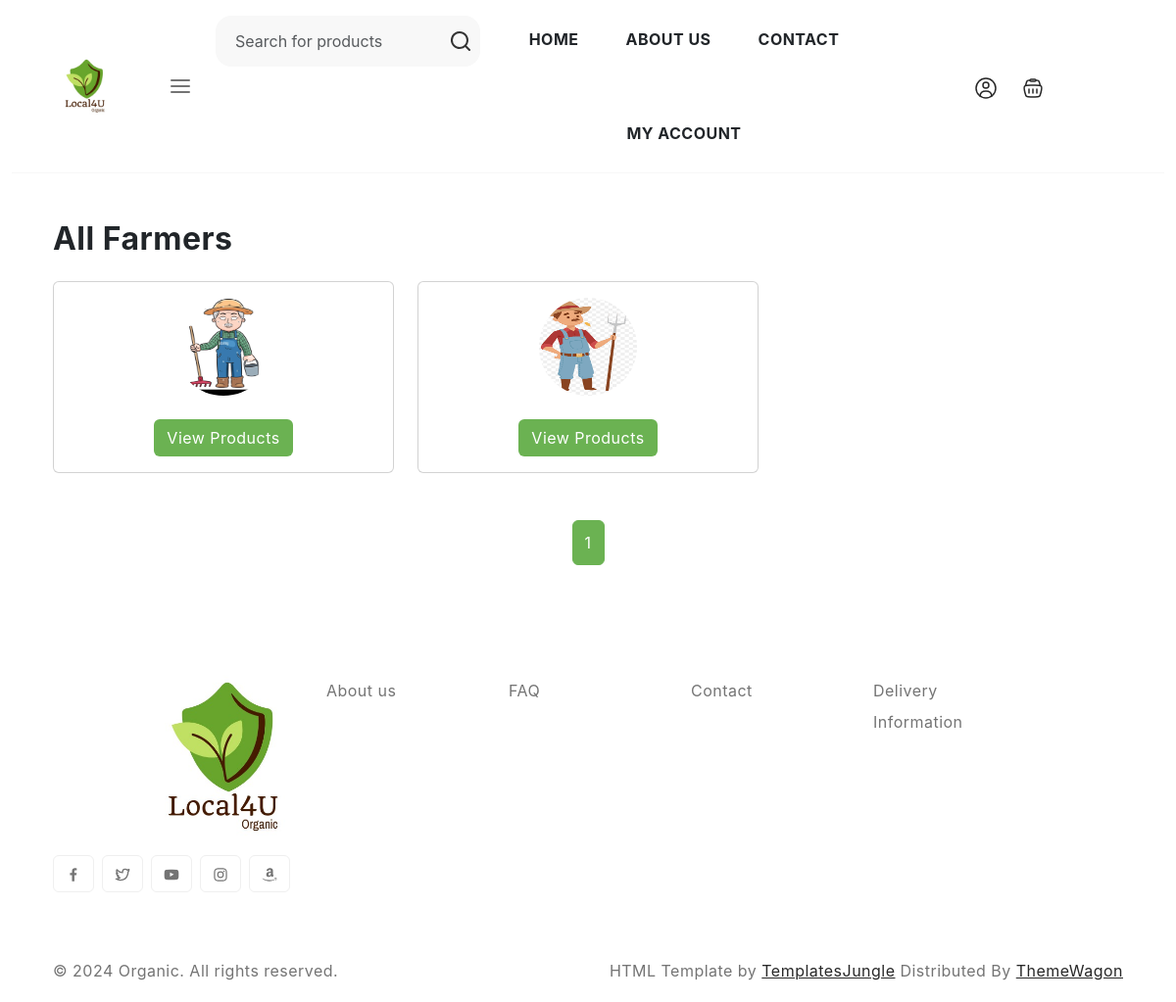
The page /product/farmers/ on the database as committed earlier.
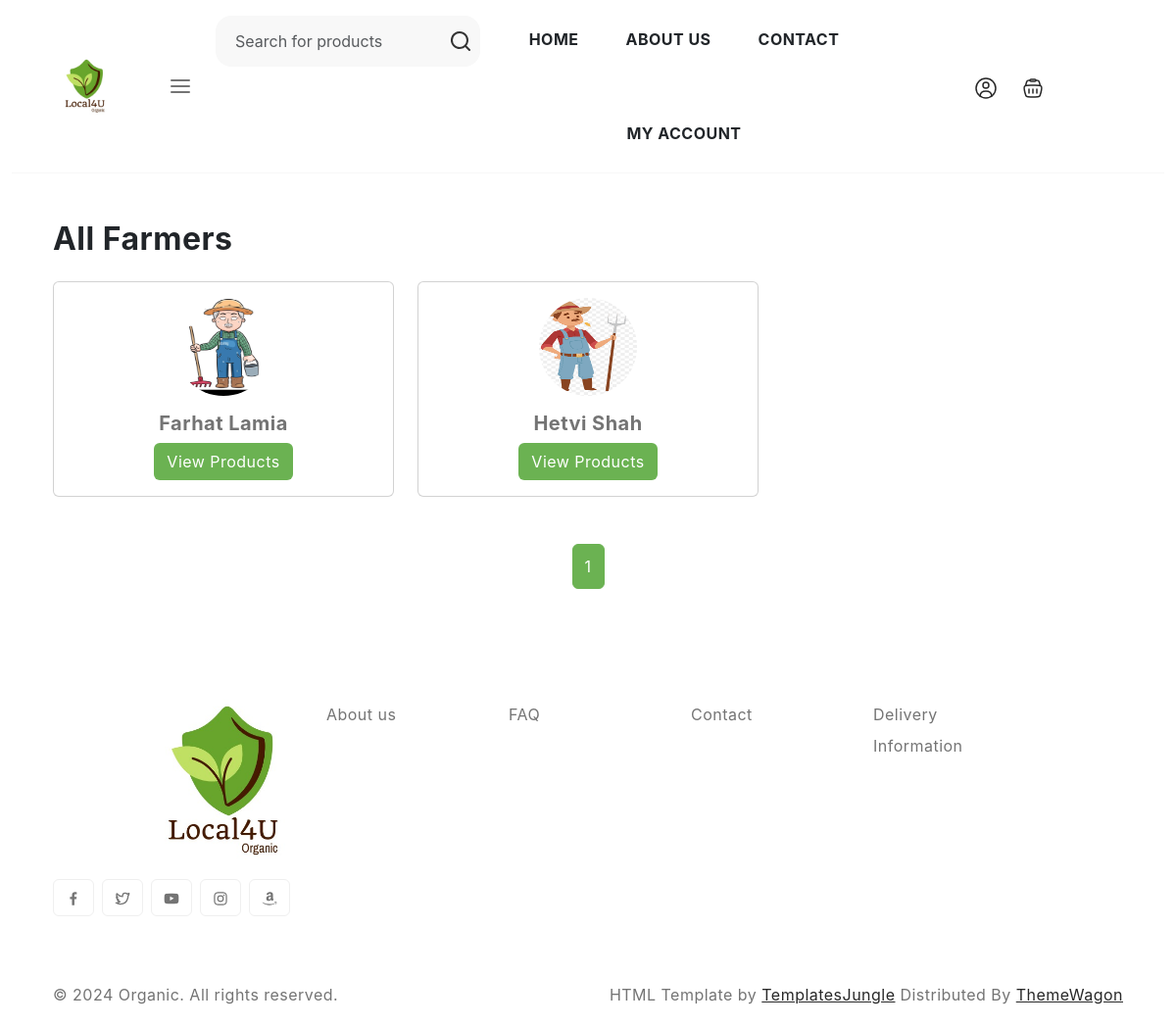
The same page on the database as committed later.
### accounts/models.py (models this page shows, shortened)
class Farmer(models.Model):
    user = models.OneToOneField(CustomUser, on_delete=models.CASCADE)

class CustomUser(AbstractUser):
    USER_TYPES = (
        ('farmer', 'Farmer'),
        ('customer', 'Customer'),
    )
    full_name = models.CharField(max_length=100, blank=True)
    address = models.CharField(max_length=255)
    contact_number = models.CharField(max_length=15)
    user_type = models.CharField(max_length=10, choices=USER_TYPES)
    profile_picture = models.ImageField(upload_to='static/profile_pictures/', null=True, blank=True)

### product/views.py (the view)
# urls.py: path('farmers/', views.list_farmers, name='list_farmers'),
def list_farmers(request):
    farmers = Farmer.objects.all()  # Retrieve all farmers
    paginator = Paginator(farmers, 10)  # Paginate farmers, 10 per page
    page_number = request.GET.get('page')  # Get the current page number
    page_obj = paginator.get_page(page_number)  # Fetch farmers for the current page
    return render(request, 'list_farmers.html', {'page_obj': page_obj})

### order/context_processors.py (called while the page is built)
def cart_data(request):
    return {"cart": request.session.get("cart", {})}

### order/templatetags/cart_filters.py (called while the page is built)
@register.filter
def sum_cart_total(cart_items):
    total = 0
    for item in cart_items:
        total += float(item['price']) * item['quantity']
    return total

### product/context_processors.py (called while the page is built)
def category_menu(request):
    categories = Category.objects.all()
    return {'categories': categories}

### templates/list_farmers.html (shortened to what this page needs)
{% extends 'base.html' %}
{% load static %}
{% block body_block %}
<section class="py-5">
    <div class="container-lg">
        <div class="section-header mb-4">
            <h2 class="section-title">All Farmers</h2>
        </div>
        <div class="row">
            {% for farmer in page_obj %}
            <div class="col-md-4 mb-4">
                <div class="card text-center">
                    {% if farmer.user.profile_picture %}
                        <img src="{{ farmer.user.profile_picture.url }}" class="card-img-top rounded-circle mx-auto mt-3" alt="{{ farmer.user.full_name }}" style="width: 100px; height: 100px;">
                    {% else %}
                        <img src="{% static 'profile_pictures/farmer1.png' %}" class="card-img-top rounded-circle mx-auto mt-3" alt="Default Profile Picture" style="width: 100px; height: 100px;">
                    {% endif %}
                    <div class="card-body">
                        <h5 class="card-title">{{ farmer.user.full_name }}</h5>
                        <a href="{% url 'products_by_farmer' farmer.id %}" class="btn btn-primary">View Products</a>
                    </div>
                </div>
            </div>
            {% endfor %}
        </div>
        <nav aria-label="Page navigation" class="mt-4">
            <ul class="pagination justify-content-center">
                {% for num in page_obj.paginator.page_range %}
                <li class="page-item {% if num == page_obj.number %}active{% endif %}">
                    <a class="page-link" href="?page={{ num }}">{{ num }}</a>
                </li>
                {% endfor %}
            </ul>
        </nav>
    </div>
</section>
{% endblock %}

Rows that differ between the two databases and show on the page:
changed through a linked row, Farmer: user.full_name (not shown) → "Farhat Lamia"
changed through a linked row, Farmer: user.full_name (not shown) → "Hetvi Shah"
